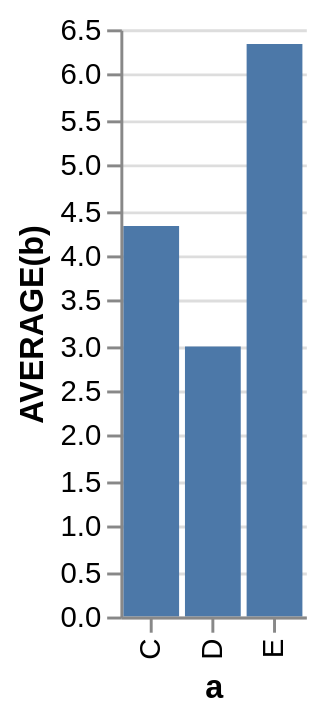

Describe this chart as a Vega-Lite specification.
### Vega specification from a JSON file in a GitHub repository (floating-point values rounded to 4 significant figures)
{"$schema": "https://vega.github.io/schema/vega/v3.0.json", "autosize": "pad", "padding": 5, "encode": {"update": {"fill": {"value": "transparent"}}}, "data": [{"name": "source_0", "values": [{"a": "C", "b": 2}, {"a": "C", "b": 7}, {"a": "C", "b": 4}, {"a": "D", "b": 1}, {"a": "D", "b": 2}, {"a": "D", "b": 6}, {"a": "E", "b": 8}, {"a": "E", "b": 4}, {"a": "E", "b": 7}]}, {"name": "data_0", "source": "source_0", "transform": [{"type": "formula", "expr": "toNumber(datum[\"b\"])", "as": "b"}, {"type": "aggregate", "groupby": ["a"], "ops": ["average"], "fields": ["b"], "as": ["average_b"]}]}], "signals": [{"name": "width", "update": "bandspace(domain('x').length, 0.1, 0.05) * 21"}, {"name": "height", "update": "200"}], "marks": [{"name": "marks", "type": "rect", "role": "bar", "from": {"data": "data_0"}, "encode": {"update": {"x": {"scale": "x", "field": "a"}, "width": {"scale": "x", "band": true}, "y": {"scale": "y", "field": "average_b"}, "y2": {"scale": "y", "value": 0}, "fill": {"value": "#4c78a8"}}}}], "scales": [{"name": "x", "type": "band", "domain": {"data": "data_0", "field": "a", "sort": true}, "range": {"step": 21}, "round": true, "paddingInner": 0.1, "paddingOuter": 0.05}, {"name": "y", "type": "linear", "domain": {"data": "data_0", "field": "average_b"}, "range": [200, 0], "round": true, "nice": true, "zero": true}], "axes": [{"scale": "x", "orient": "bottom", "tickCount": 5, "title": "a", "zindex": 1, "encode": {"labels": {"update": {"angle": {"value": 270}, "align": {"value": "right"}, "baseline": {"value": "middle"}}}}}, {"scale": "y", "orient": "left", "title": "AVERAGE(b)", "zindex": 1}, {"scale": "y", "domain": false, "grid": true, "labels": false, "orient": "left", "ticks": false, "zindex": 0, "gridScale": "x"}]}
